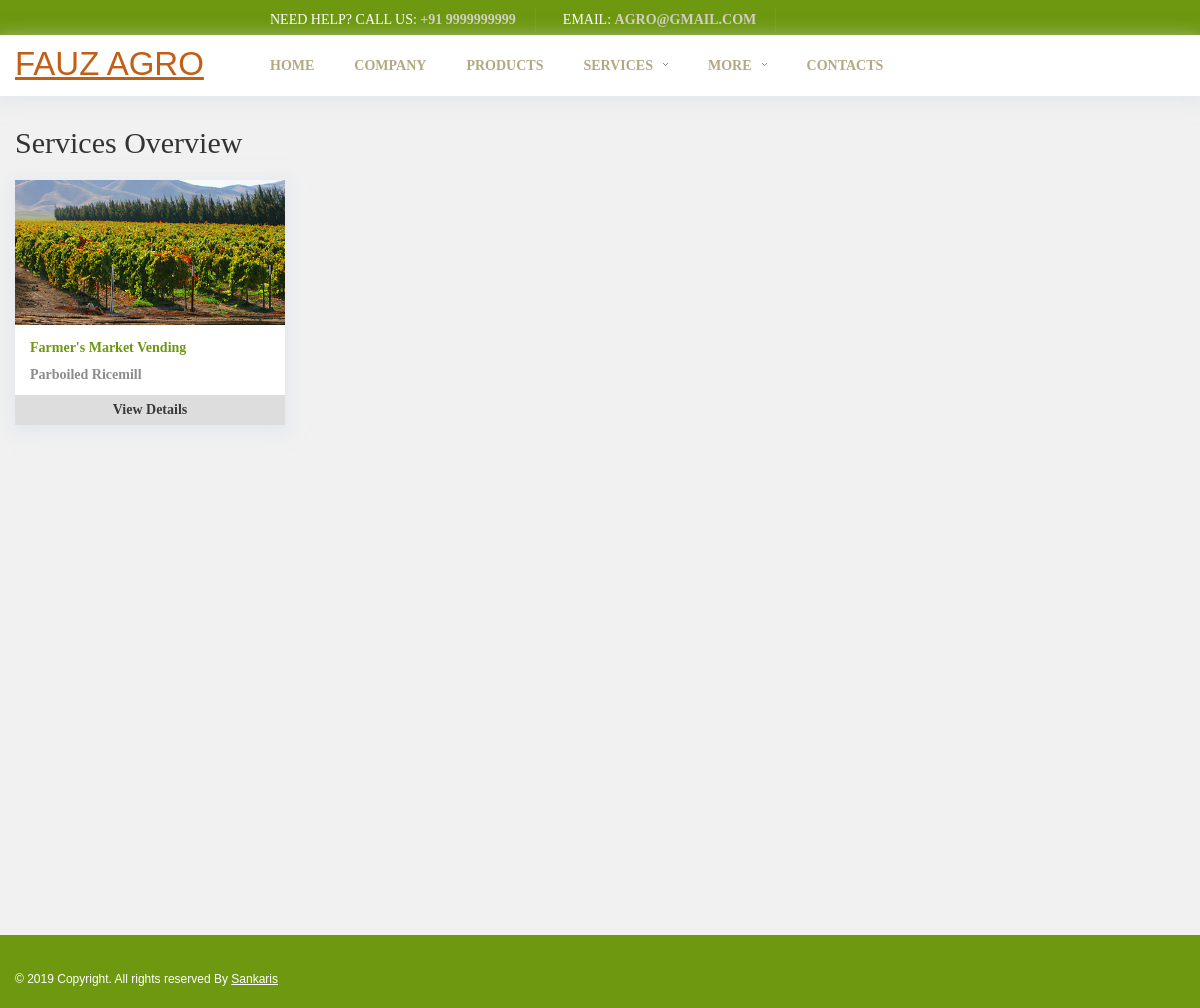
/parboiled-ricemill, run on the app's committed database.
### tables this page shows
CREATE TABLE `add_branchdetails` (
  `id` int(11) NOT NULL,
  `add_contact_details` varchar(500) NOT NULL,
  `brnch_nam` varchar(250) NOT NULL,
  `land_lne_num` varchar(250) NOT NULL,
  `mob_num` bigint(11) NOT NULL,
  `first_email` varchar(250) NOT NULL,
  `secnd_email` varchar(250) NOT NULL,
  `address` text NOT NULL,
  `latitude` varchar(250) NOT NULL,
  `logni_tude` varchar(250) NOT NULL,
  `date` timestamp NOT NULL DEFAULT CURRENT_TIMESTAMP ON UPDATE CURRENT_TIMESTAMP,
  `ip` varchar(50) NOT NULL
);

CREATE TABLE `business_add_tbl` (
  `business_id` int(11) NOT NULL,
  `title` varchar(250) NOT NULL,
  `business_title_url` varchar(250) NOT NULL,
  `busniess_categry` int(11) NOT NULL,
  `keywords` varchar(250) NOT NULL,
  `file_upload` blob NOT NULL,
  `descrptn` varchar(500) NOT NULL,
  `business_date` timestamp NOT NULL DEFAULT CURRENT_TIMESTAMP ON UPDATE CURRENT_TIMESTAMP,
  `ip` varchar(250) NOT NULL
);

CREATE TABLE `business_categories` (
  `business_catid` int(11) NOT NULL,
  `business_catname` varchar(250) NOT NULL,
  `business_caturl` varchar(250) NOT NULL,
  `status` int(11) NOT NULL
);

### application/controllers/Agro_home.php (called while the page is built, shortened)
<?php
class Agro_home extends CI_Controller {
		   public function __construct()
		{
			$this->load->database();
			$this->load->helper(array('url','language'));
			$this->load->helper('security');
			$this->load->library("form_validation");
			$this->load->helper('text');
			$this->load->helper('file');
			$this->load->library("session");
			$this->load->library("email");
			$this->load->model("Main_modal_db");
			$this->load->library('user_agent');
		}
	public function agro_services()
	{
		$this->db->select('*');
		if($this->uri->segment(1) === 'parboiled-ricemill'){
			$url = '1';
			$this->db->where('busniess_categry',$url);
		}
		$commandsql = $this->db->order_by('business_id', 'desc')->get('business_add_tbl')->result();
	$this->load->view('header');
	$db_business_data['db_business_data']=$commandsql;
	$this->load->view('business_list',$db_business_data);
	$this->load->view('footer');
	}
}

### index.php (called while the page is built, shortened)
<?php
require_once BASEPATH.'core/CodeIgniter.php';

### application/models/Main_modal_db.php (called while the page is built, shortened)
<?php
	class Main_modal_db extends CI_Model
	{
	 public function loadSql($collection,$sqlArray){
	$this->db->distinct();
   $this->db->select('*');
   $this->db->where($sqlArray);
   $query = $this->db->get( $collection );
   return $query;
   }
	}

### application/views/business_list.php (the view, shortened to what this page needs)
<div id="content">
<div id="content2">
<div id="inner">
<div id="inner2">
	<div class="container">
		<div class="row">
			<div class="span12">
				<h2>Services Overview</h2>
				<div class="row">
				<?php
				if(count($db_business_data)>0)
                         {
				foreach($db_business_data as $data)
				{
					?>
					<div class="span3">
						<div class="thumb5">
							<div class="thumbnail clearfix">
								<figure class=""><img src="<?= base_url();?>admin_assects_aagro/uploads/<?= $data->file_upload;?>" alt="<?= $data->file_upload;?>"></figure>
								<div class="caption">
									<h3 class="business_list_h3_title">
										<?= $data->title;?>
									</h3>
									<?php $category_name=$this->Main_modal_db->loadSql("business_categories",array('business_catid'=>$data->busniess_categry))->row();?>
									<h4 class="business_list_h4_title"> <?= $category_name->business_catname;?></h4>
								</div>
								<div class="business_list_view_details"><a href="<?= base_url();?>business-view/<?= $data->business_title_url;?>" class="">View Details</a></div>
							</div>
						</div>
					</div>
					<?php
				}
				}
				else{
				?>
				<img src="<?= base_url();?>assects/images/comingsoonicon.png" class="center-block">
				<?php
				}
				?>
				</div>
			</div>
		</div>
	</div>
</div>
</div>
</div>
</div>

### application/views/header.php (shortened to what this page needs)
<!DOCTYPE html>
<html lang="en">
<head>
<link rel="stylesheet" href="<?= base_url();?>assects/css/bootstrap.css" type="text/css" media="screen">
<link rel="stylesheet" href="<?= base_url();?>assects/css/bootstrap-responsive.css" type="text/css" media="screen">
<link rel="stylesheet" href="<?= base_url();?>assects/css/style.css" type="text/css" media="screen">
<link rel="stylesheet" href="<?= base_url();?>assects/css/camera.css" type="text/css" media="screen">
</head>
<?php $data=$this->db->select('*')->order_by('id', 'desc')->get('add_branchdetails')->row();?>
<body>
<div id="main">
<header>
<div class="logo_wrapper"><a href="<?= base_url();?>" class="logo logo1">FAUZ AGRO</a></div>
<div class="top1">
<div class="container">
<div class="row">
<div class="span12">
	<div class="top1_inner clearfix">
		<div class="phone1">Need Help? Call us: <span>+91 <?= $data->mob_num;?></span></div>
			<div class="phone1">&nbsp; Email: <span><?= $data->first_email;?></span></div>
	</div>
</div>
</div>
</div>
</div>
<div class="top2">
<div class="container">
<div class="row">
<div class="span12">
<div class="top2_inner">
<div class="navbar navbar_">
	<div class="navbar-inner navbar-inner_">
		<div class="nav-collapse nav-collapse_ collapse">
			<ul class="nav sf-menu clearfix">
				<li class="<?= ($this->uri->segment(1)=='')?'active':''?>"><a href="<?= base_url();?>">Home</a></li>
				<li class="<?= ($this->uri->segment(1)=='about')?'active':''?>"><a href="<?= base_url();?>about">Company </a></li>
<li><a href="">Products </a></li>
				<li class="sub-menu sub-menu-1"><a href="javascript:void(0)">Services<em></em></a>
				</li>
					<li class="sub-menu sub-menu-1"><a href="javascript:void(0)">More<em></em></a>
				</li>
				<li class="<?= ($this->uri->segment(1)=='contact')?'active':''?>"><a href="<?= base_url();?>contact">Contacts </a></li>
			</ul>
		</div>
	</div>
</div>
</div>
</div>
</div>
</div>
</div>
</header>

### assects/css/style.css (style rules this page uses)
.logo1 { font-size: 33px; padding-top:45px; }
a { color:#c15f17; text-decoration: underline; outline:none }
body { border:0; font: 12px Arial, Helvetica, sans-serif; color: ; line-height:18px; min-width:320px; }
#main { margin: 0 auto; position: relative; }
#inner { margin: 0 auto; position: relative; }
#inner2 { padding-top:105px; padding-bottom: 30px; background: #f1f1f1;min-height:100vh; }
.business_list_view_details { text-align:center; padding: 5px; background: #ddd; }
.business_list_view_details a { font-size: 14px; text-decoration: none; color: rgba(0, 0, 0, 0.87); font-weight: bold;opacity: .85;font-family: calibri; }
.business_list_h3_title { padding: 0px; font-size: 14px; color: #6e9810;font-weight: bold; font-family: calibri; }
.business_list_h4_title { font-size: 14px;font-weight: bold; font-family: calibri; color: #8c8c8c; width: 100%; white-space: nowrap; overflow: hidden; text-overflow: ellipsis; }
header { position: absolute; width: 100%; left: 0; top: 0; z-index: 30; }
.top1 { height: 35px; background-color: #6e9810; position: relative; z-index: 1; }
.logo_wrapper { position: absolute; left: 50%; margin-left: -470px; z-index: 10; padding-top: 10px; }
.logo { display: inline-block; }
.top1_inner { padding-left: 255px; }
.phone1 { float: left; font-family: calibri; font-weight: 300; text-transform: uppercase; color:white; font-size: 14px; line-height: 40px; padding-right: 20px; margin-right: 20px; background: url(../images/phone1.png) right center no-repeat; }
.phone1 span { color: #d2cec4; font-weight: 700; }
.top2 { height: 51px; background-color: white; position: relative; z-index: 1;padding-top: 10px; box-shadow: 0px 4px 16px 3px rgba(213, 221, 234, .5); webkit-box-shadow: 0px 4px 16px 3px rgba(213, 221, 234, .5); -moz-box-shadow: 0px 4px 16px 3px rgba(213, 221, 234, .5); }
.top2_inner { padding-left: 255px; }
#content { position: relative; z-index: 10; }
#content2 { padding-top: 0px; padding-bottom: 0px; }
.navbar_ { margin: 0; padding: 0; position: relative;z-index: 30; }
.navbar_ .navbar-inner_ { padding: 0; margin: 0; border: none; min-height: inherit; background: none; border-radius:0px; -moz-border-radius:0px; -webkit-border-radius:0px; box-shadow: none; moz-box-shadow: none; -webkit-box-shadow: none; filter:none; }
.nav-collapse_.collapse { position:relative; display:block; text-align: left; }
.navbar_ .nav { position: relative; float: none; margin: 0; padding: 0; display: block; left: auto; }
.navbar_ .nav > li { position: relative; display: block; float: left; margin-left: 40px; white-space: nowrap; }
.navbar_ .nav > li:first-child { margin-left: 0; }
.navbar_ .nav > li > a { position: relative; display: block; text-decoration: none; background: none; font-family: calibri; font-weight: 700; font-size: 14px; line-height: 41px; color: #b3a880; padding: 0px 0px; border: none; margin: 0; text-shadow:none; text-transform: uppercase; transition: color 0.3s ease-out; -moz-transition: color 0.3s ease-out; -webkit-transition: color 0.3s ease-out; -o-transition: color 0.3s ease-out; }
.navbar_ .nav > li > a em { display: inline-block; width: 5px; height: 7px; background: url(../images/marker0.png) left top no-repeat; position: relative; margin-left: 10px; }
h2 { font-family:calibri; font-weight:400; font-size:30px; color:; line-height:35px; padding:20px 0 20px 0; margin: 0; }
h3 { font-family:calibri; font-weight:300; font-size:26px; color:; line-height:35px; padding:20px 0 20px 0; margin: 0; }
h4 { font-size: 12px; font-weight: normal; color:#6d6047; padding:0px 0 10px 0; margin: 0px 0px 0px 0px; }
.thumbnail .caption { padding: 0px 15px; color: }
.thumb5 { margin-bottom: 20px; background:#fff; box-shadow: 0px 4px 16px 3px rgba(213, 221, 234, .5); webkit-box-shadow: 0px 4px 16px 3px rgba(213, 221, 234, .5); -moz-box-shadow: 0px 4px 16px 3px rgba(213, 221, 234, .5); }
.thumb5 .thumbnail { padding: 0; border: none; border-radius:0px; -moz-border-radius:0px; -webkit-border-radius:0px; box-shadow: none; moz-box-shadow: none; -webkit-box-shadow: none; }
.thumb5 figure { margin: 0; float: none; margin:0px 0px 5px 0px; }
.thumb5 figure img { width: 100%; height: 145px; }
@media (min-width: 1200px) { #inner { max-width: 1230px; } }
@media (min-width: 1200px) { .logo_wrapper { margin-left: -585px; } }

### data on the page
add_branchdetails: mob_num "9999999999", first_email "AGRO@GMAIL.COM"
business_add_tbl: file_upload (picture), title "Farmer's Market Vending", business_categories.business_catname "Parboiled Ricemill"
